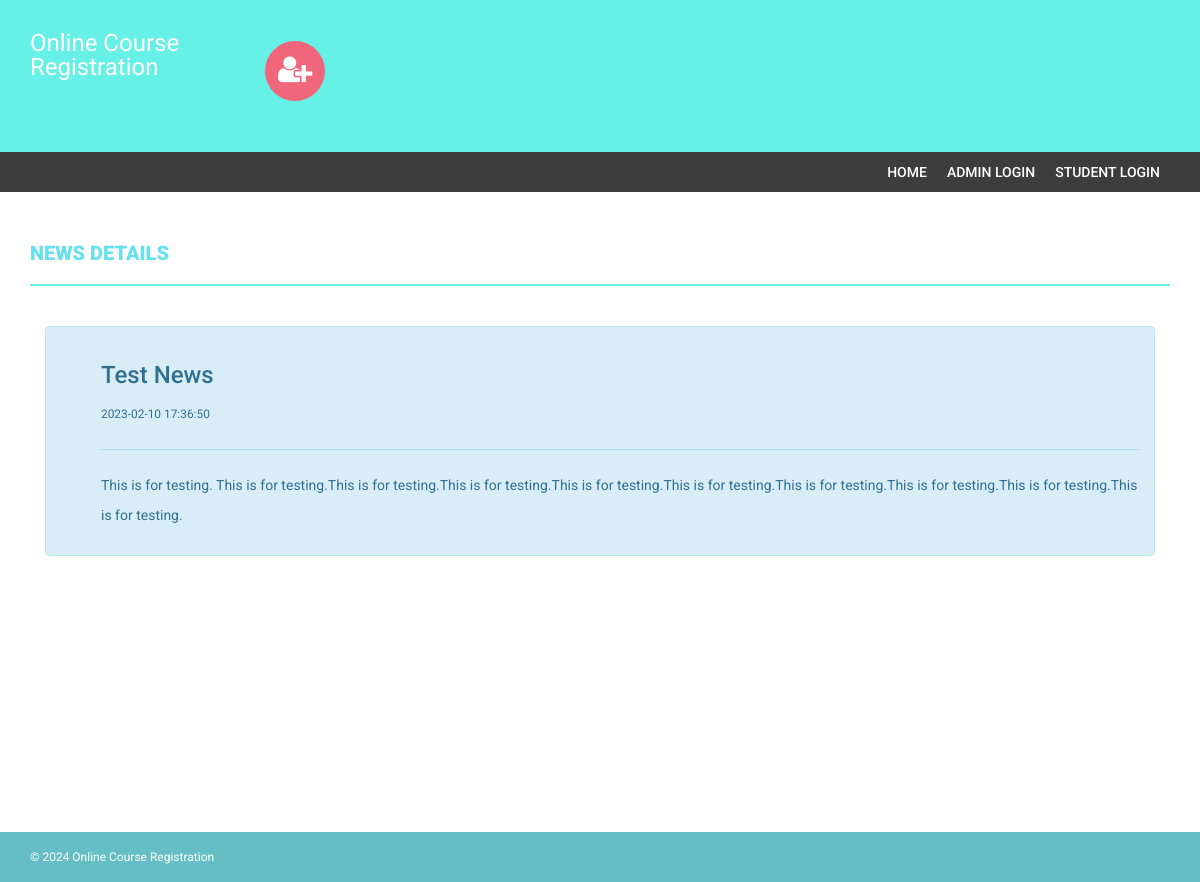
The app's page /news-details.php?nid=2 with its own data.
### tables this page shows
CREATE TABLE `news` (
  `id` int(11) NOT NULL,
  `newstitle` varchar(255) DEFAULT NULL,
  `newsDescription` mediumtext DEFAULT NULL,
  `postingDate` timestamp NULL DEFAULT current_timestamp()
);

### news-details.php (the view, shortened to what this page needs)
<!DOCTYPE html>
<html xmlns="http://www.w3.org/1999/xhtml">
<head>
    <link href="assets/css/bootstrap.css" rel="stylesheet" />
    <link href="assets/css/font-awesome.css" rel="stylesheet" />
    <link href="assets/css/style.css" rel="stylesheet" />
</head>
<body>
    <?php include('includes/header.php');?>
<section class="menu-section">
        <div class="container">
            <div class="row">
                <div class="col-md-12">
                    <div class="navbar-collapse collapse ">
                        <ul id="menu-top" class="nav navbar-nav navbar-right">
                             <li><a href="index.php">Home </a></li>
                             <li><a href="admin/">Admin Login </a></li>
                              <li><a href="index.php">Student Login</a></li>
                        </ul>
                    </div>
                </div>
            </div>
        </div>
    </section>
    <div class="content-wrapper">
        <div class="container">
            <div class="row">
                <div class="col-md-12">
                    <h4 class="page-head-line">News Details </h4>
                </div>
            </div>
                <div class="col-md-12">
                    <div class="alert alert-info">
                        <ul>
<?php $nid=$_GET['nid'];
$sql=mysqli_query($con,"select * from news where id='$nid'");
while($row=mysqli_fetch_array($sql))
{?>
<h3><?php echo htmlentities($row['newstitle']);?></h3>
<small><?php echo htmlentities($row['postingDate']);?></small>
<hr />
<p><?php echo htmlentities($row['newsDescription']);?></p>
<?php } ?>
                        </ul>
                    </div>
                                    </div>
            </div>
        </div>
    <?php include('includes/footer.php');?>
</body>
</html>

### style.css (style rules this page uses)
body { font-family: 'Roboto', sans-serif; line-height: 30px; }
.content-wrapper { margin-top: 40px; min-height: 600px; padding-bottom: 60px; }
.page-head-line { font-weight: 900; padding-bottom: 20px; border-bottom: 2px solid #67f0de; text-transform: uppercase; color: #67e0f0; font-size: 20px; margin-bottom: 40px; }
.menu-section { background-color: #3D3D3D; }
#menu-top a { color: #FFF; text-decoration: none; font-weight: 500; padding: 10px 10px 10px 10px; text-transform: uppercase; }

### records on screen
news: newstitle "Test News", postingDate "2023-02-10 17:36:50", newsDescription "This is for testing. This is for testing.This is for testing.This is for testing.This is for testing.This is for testing.This is for testing.This is for testing.This is for testing.This is for testing."
